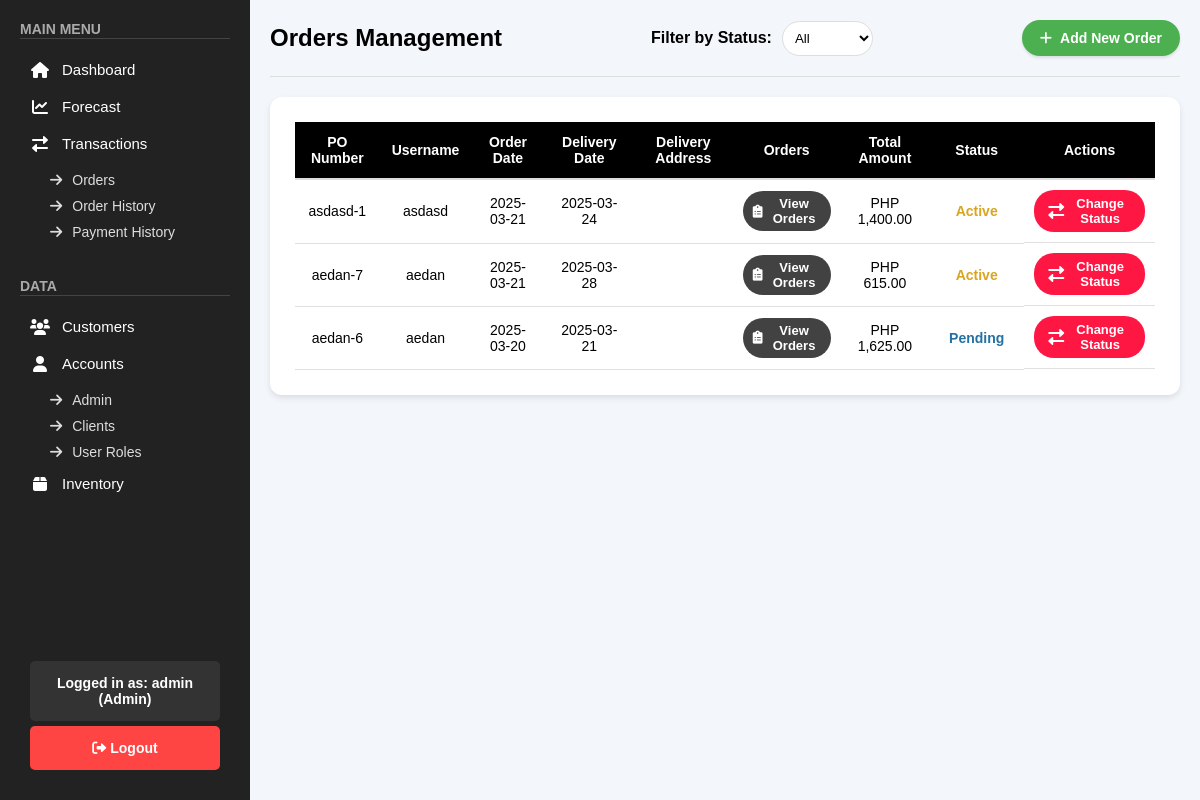
The page /public/pages/orders.php (signed in) on the database as committed earlier.
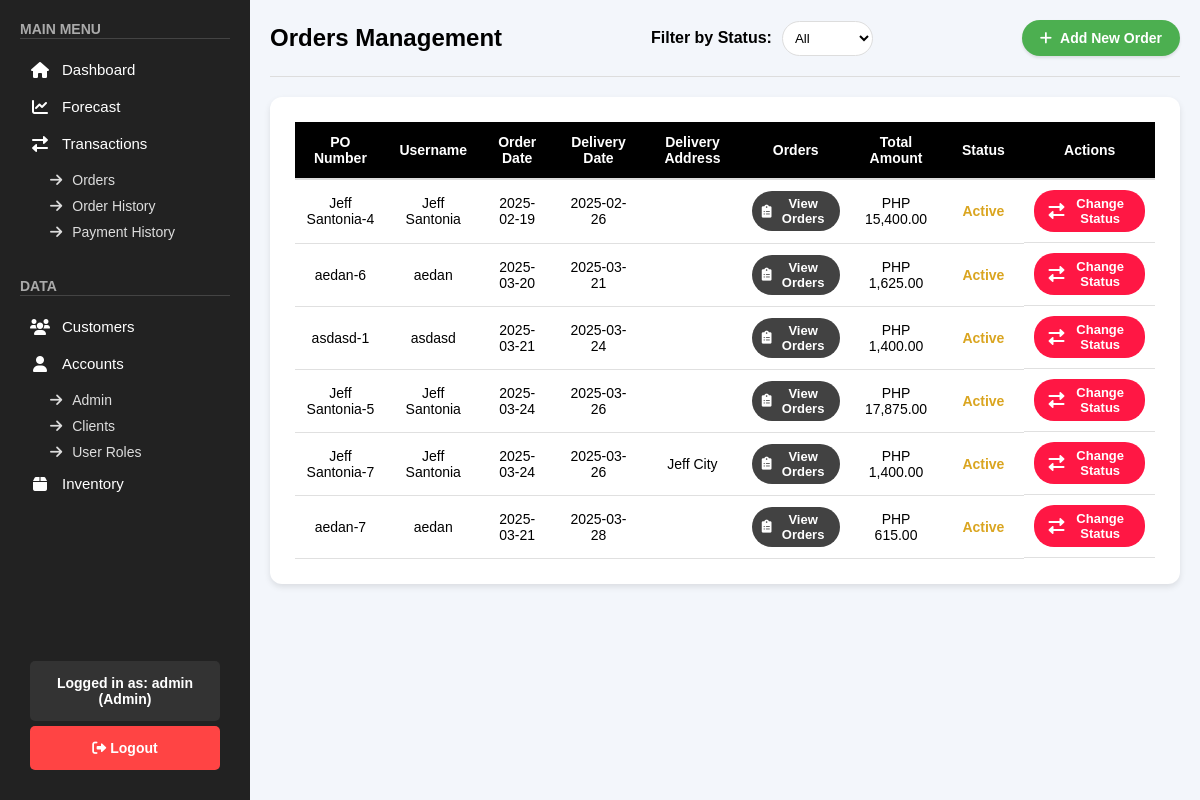
The same page on the database as committed later.
### tables this page shows
CREATE TABLE `orders` (
  `id` int(11) NOT NULL,
  `po_number` varchar(255) NOT NULL,
  `username` varchar(255) NOT NULL,
  `order_date` date NOT NULL,
  `delivery_date` date NOT NULL,
  `delivery_address` varchar(255) DEFAULT NULL,
  `orders` longtext DEFAULT NULL CHECK (json_valid(`orders`)),
  `total_amount` decimal(10,2) NOT NULL,
  `status` enum('Pending','Active','Rejected','Completed') NOT NULL DEFAULT 'Pending'
);

### public/pages/orders.php (the view, shortened to what this page needs)
<?php
include "../../backend/check_role.php";
$orders = [];
$sql = "SELECT po_number, username, order_date, delivery_date, delivery_address, orders, total_amount, status FROM orders WHERE status != 'Completed'";
$sql .= " ORDER BY
          CASE
              WHEN status = 'Active' THEN 1
              WHEN status = 'Pending' THEN 2
              WHEN status = 'Rejected' THEN 3
              ELSE 4
          END,
          delivery_date ASC";
$stmt = $conn->prepare($sql);
$stmt->execute();
$result = $stmt->get_result();
if ($result && $result->num_rows > 0) {
    while ($row = $result->fetch_assoc()) {
        $orders[] = $row;
    }
}
?>
<!DOCTYPE html>
<html lang="en">
<head>
    <link rel="stylesheet" href="/top_exchange/public/css/orders.css">
    <link rel="stylesheet" href="/top_exchange/public/css/sidebar.css">
    <link rel="stylesheet" href="/top_exchange/public/css/toast.css">
    <link rel="stylesheet" href="https://cdnjs.cloudflare.com/ajax/libs/font-awesome/6.0.0/css/all.min.css">
    <link rel="stylesheet" href="https://code.jquery.com/ui/1.12.1/themes/base/jquery-ui.css">
</head>
<body>
    <?php include '../sidebar.php'; ?>
    <div class="main-content">
        <div class="orders-header">
            <h1>Orders Management</h1>
            <div class="filter-section">
                <label for="statusFilter">Filter by Status:</label>
                <select id="statusFilter" onchange="filterByStatus()">
                    <option value="">All</option>
                </select>
            </div>
            <button onclick="openAddOrderForm()" class="add-order-btn">
                <i class="fas fa-plus"></i> Add New Order
            </button>
        </div>
        <div class="orders-table-container">
            <table class="orders-table">
                <thead>
                    <tr>
                        <th>PO Number</th>
                        <th>Username</th>
                        <th>Order Date</th>
                        <th>Delivery Date</th>
                        <th>Delivery Address</th>
                        <th>Orders</th>
                        <th>Total Amount</th>
                        <th>Status</th>
                        <th>Actions</th>
                    </tr>
                </thead>
                <tbody>
                    <?php if (count($orders) > 0): ?>
                        <?php foreach ($orders as $order): ?>
                            <tr>
                                <td><?= htmlspecialchars($order['po_number']) ?></td>
                                <td><?= htmlspecialchars($order['username']) ?></td>
                                <td><?= htmlspecialchars($order['order_date']) ?></td>
                                <td><?= htmlspecialchars($order['delivery_date']) ?></td>
                                <td><?= htmlspecialchars($order['delivery_address']) ?></td>
                                <td><button class="view-orders-btn" onclick="viewOrderDetails('<?= htmlspecialchars($order['orders']) ?>')">
                                <i class="fas fa-clipboard-list"></i>
                                View Orders</button></td>
                                <td>PHP <?= htmlspecialchars(number_format($order['total_amount'], 2)) ?></td>
                                <td>
                                    <?php
                                    $statusClass = '';
                                    switch($order['status']) {
                                        case 'Pending':
                                            $statusClass = 'status-pending';
                                            break;
                                        case 'Active':
                                            $statusClass = 'status-active';
                                            break;
                                    }
                                    ?>
                                    <span class="status-badge <?= $statusClass ?>"><?= htmlspecialchars($order['status']) ?></span>
                                </td>
                                <td class="action-buttons">
                                <button class="status-btn" onclick="openStatusModal('<?= htmlspecialchars($order['po_number']) ?>', '<?= htmlspecialchars($order['username']) ?>')">
                                    <i class="fas fa-exchange-alt"></i> Change Status
                                </button>
                                </td>
                            </tr>
                        <?php endforeach; ?>
                    <?php else: ?>
                        <tr>
                            <td colspan="9" class="no-orders">No orders found.</td>
                        </tr>
                    <?php endif; ?>
                </tbody>
            </table>
        </div>
    </div>
</body>
</html>

### public/sidebar.php (shortened to what this page needs)
<?php
include_once "../../backend/check_role.php";
$role = $_SESSION['role'] ?? 'guest';
$stmt = $conn->prepare("SELECT pages FROM roles WHERE role_name = ? AND status = 'active'");
$stmt->bind_param("s", $role);
$stmt->execute();
$stmt->bind_result($pages);
$allowedPages = array_map('trim', explode(',', $pages));
?>
<div class="sidebar">
    <div>
        <div class="menu-section">
            <span class="menu-title"><b>MAIN MENU</b></span>
            <hr>
            <?php if (in_array('Dashboard', $allowedPages)): ?>
                <a href="/top_exchange/public/pages/dashboard.php" class="menu-item">
                    <i class="fas fa-home"></i> Dashboard
                </a>
            <?php endif; ?>
            <?php if (in_array('Forecast', $allowedPages)): ?>
                <a href="/top_exchange/public/pages/forecast.php" class="menu-item">
                    <i class="fas fa-chart-line"></i> Forecast
                </a>
            <?php endif; ?>
            <?php if (in_array('Transactions', $allowedPages) || in_array('Orders', $allowedPages) || in_array('Order History', $allowedPages)): ?>
                <div class="submenu">
                    <span class="menu-item no-hover">
                        <i class="fas fa-exchange-alt"></i> Transactions
                    </span>
                    <div class="submenu-items">
                        <?php if (in_array('Orders', $allowedPages)): ?>
                            <a href="/top_exchange/public/pages/orders.php" class="submenu-item">
                                <i class="fas fa-arrow-right"></i> Orders
                            </a>
                        <?php endif; ?>
                        <?php if (in_array('Order History', $allowedPages)): ?>
                            <a href="/top_exchange/public/pages/order_history.php" class="submenu-item">
                                <i class="fas fa-arrow-right"></i> Order History
                            </a>
                        <?php if (in_array('Payment History', $allowedPages)): ?>
                            <a href="/top_exchange/public/pages/payment_history.php" class="submenu-item">
                                <i class="fas fa-arrow-right"></i> Payment History
                            </a>
                        <?php endif; ?>
                        <?php endif; ?>
                    </div>
                </div>
            <?php endif; ?>
        </div>
        <div class="menu-section">
            <span class="menu-title"><b>DATA</b></span>
            <hr>
            <?php if (in_array('Customers', $allowedPages)): ?>
                <a href="/top_exchange/public/pages/customers.php" class="menu-item">
                    <i class="fas fa-users"></i> Customers
                </a>
            <?php endif; ?>
            <?php if (in_array('Accounts - Admin', $allowedPages) || in_array('Accounts - Clients', $allowedPages) || in_array('User Roles', $allowedPages)): ?>
                <div class="submenu">
                    <span class="menu-item no-hover">
                        <i class="fas fa-user"></i> Accounts
                    </span>
                    <div class="submenu-items">
                        <?php if (in_array('Accounts - Admin', $allowedPages)): ?>
                            <a href="/top_exchange/public/pages/accounts.php" class="submenu-item">
                                <i class="fas fa-arrow-right"></i> Admin
                            </a>
                        <?php endif; ?>
                        <?php if (in_array('Accounts - Clients', $allowedPages)): ?>
                            <a href="/top_exchange/public/pages/accounts_clients.php" class="submenu-item">
                                <i class="fas fa-arrow-right"></i> Clients
                            </a>
                        <?php endif; ?>
                        <?php if (in_array('User Roles', $allowedPages)): ?>
                            <a href="/top_exchange/public/pages/user_roles.php" class="submenu-item">
                                <i class="fas fa-arrow-right"></i> User Roles
                            </a>
                        <?php endif; ?>
                    </div>
                </div>
            <?php endif; ?>
            <?php if (in_array('Inventory', $allowedPages)): ?>
                <a href="/top_exchange/public/pages/inventory.php" class="menu-item">
                    <i class="fas fa-box"></i> Inventory
                </a>
            <?php endif; ?>
        </div>
    </div>
    <div class="account-section">
        <div class="account-info">
            Logged in as:
            <strong>
                <?php
                echo isset($_SESSION['username'])
                    ? htmlspecialchars($_SESSION['username'])
                    : "Guest";
                ?>
            </strong> (<?= htmlspecialchars(ucfirst($role)) ?>)
        </div>
        <a href="/top_exchange/backend/logout.php" class="logout-btn">
            <i class="fas fa-sign-out-alt"></i> Logout
        </a>
    </div>
</div>

### public/css/orders.css (style rules this page uses)
body { font-family: Arial, sans-serif; background-color: #f3f6fb; margin: 0; box-sizing: border-box; }
.orders-header { display: flex; justify-content: space-between; align-items: center; margin-bottom: 20px; padding-bottom: 20px; border-bottom: 1px solid #ddd; }
.orders-header h1 { font-size: 24px; font-weight: bold; display: flex; align-items: center; gap: 12px; }
.add-order-btn { padding: 10px 18px; font-size: 14px; border: none; font-weight: bold; color: white; background-color: #4CAF50; border-radius: 20px; text-decoration: none; transition: 0.3s; display: flex; align-items: center; gap: 8px; box-shadow: 0px 2px 3px rgba(0, 0, 0, 0.1); }
.orders-table-container { background-color: #ffffff; padding: 25px; border-radius: 12px; box-shadow: 0px 3px 6px rgba(0, 0, 0, 0.1); }
.orders-table { width: 100%; border-collapse: collapse; font-size: 14px; }
.orders-table th { background-color: black; color: white; font-weight: bold; padding: 12px; text-align: center; border-bottom: 2px solid #ddd; }
.orders-table td { padding: 10px; text-align: center; border-bottom: 1px solid #e0e0e0; }
.action-buttons { display: flex; justify-content: center; gap: 10px; }
.status-btn { background-color: #FF1744; color: white; padding: 6px 14px; font-size: 13px; font-weight: 600; border-radius: 20px; text-decoration: none; transition: background-color 0.3s; display: flex; align-items: center; gap: 5px; border: none; }
.status-btn i { font-size: 16px; }
.view-orders-btn { background-color: #424242; color: white; padding: 5px 10px; font-size: 13px; font-weight: 600; border-radius: 80px; border: none; cursor: pointer; display: inline-flex; align-items: center; gap: 5px; transition: background-color 0.3s; }
.status-badge { padding: 5px 10px; border-radius: 80px; font-weight: 600; color: white; display: inline-block; }
.status-active { color: #DAA520; font-weight: 600; }
.filter-section { display: flex; align-items: center; gap: 10px; }
.filter-section label { font-weight: bold; }
.filter-section select { padding: 8px; border-radius: 4px; border: 1px solid #ddd; background-color: white; cursor: pointer; }
#statusFilter { border-radius: 80px; }
.status-pending { color: #2471a3; font-weight: 600; }

### public/css/sidebar.css (style rules this page uses)
* { margin: 0; padding: 0; box-sizing: border-box; font-family: Arial, sans-serif; text-decoration: none; }
.sidebar { width: 250px; background: #222; color: white; padding: 20px; display: flex; flex-direction: column; justify-content: space-between; height: 100vh; position: fixed; left: 0; top: 0; }
.menu-section { margin-bottom: 32px; }
.menu-title { font-size: 14px; font-weight: bold; color: #aaa; margin-bottom: 10px; margin-top: 20px; }
hr { border: none; height: 1px; background: #444; margin-bottom: 12px; }
.menu-item { display: flex; align-items: center; gap: 10px; background: none; border: none; color: white; font-size: 15px; font-weight: 400; padding: 10px 15px; width: 100%; text-align: left; cursor: pointer; transition: background 0.2s ease-in-out; border-radius: 4px; }
.submenu { display: flex; flex-direction: column; }
.submenu-items { display: flex; flex-direction: column; margin-left: 20px; margin-top: 5px; }
.submenu-item { display: flex; align-items: center; gap: 10px; background: none; border: none; color: #ddd; font-size: 14px; font-weight: 400; padding: 5px 10px; width: 100%; text-align: left; cursor: pointer; transition: background 0.2s ease-in-out; border-radius: 4px; }
.account-section { margin-top: auto; display: flex; flex-direction: column; align-items: stretch; gap: 5px; padding: 10px; width: 100%; background-color: #222; }
.account-info { background: #333; padding: 14px; border-radius: 5px; font-size: 14px; color: white; font-weight: bold; text-align: center; width: 100%; }
.logout-btn { background: #ff4444; padding: 14px; font-size: 14px; font-weight: bold; color: white; text-align: center; border: none; border-radius: 5px; cursor: pointer; transition: background 0.2s ease; width: 100%; }
.main-content { margin-left: 250px; padding: 20px; }
.menu-item { display: flex; align-items: center; gap: 12px; padding: 10px; font-size: 15px; font-weight: 400; color: white; text-align: left; border-radius: 4px; transition: background 0.2s ease-in-out; cursor: pointer; }
.menu-item i { width: 20px; text-align: center; font-size: 16px; }

Rows that differ between the two databases and show on the page:
added orders: po_number "Jeff Santonia-4", username "Jeff Santonia", order_date "2025-02-19", delivery_date "2025-02-26", total_amount "15,400.00", status "Active"
changed orders "aedan-6": status "Pending" → "Active"; moves up the list
added orders: po_number "Jeff Santonia-5", username "Jeff Santonia", order_date "2025-03-24", delivery_date "2025-03-26", total_amount "17,875.00", status "Active"
added orders: po_number "Jeff Santonia-7", username "Jeff Santonia", order_date "2025-03-24", delivery_date "2025-03-26", delivery_address "Jeff City", total_amount "1,400.00", status "Active"
